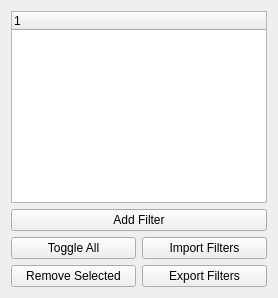
                <widget class="QWidget" name="tab_2">
                 <attribute name="title">
                  <string>Filter Options</string>
                 </attribute>
                 <layout class="QGridLayout" name="gridLayout_4">
                  <item row="1" column="0">
                   <layout class="QVBoxLayout" name="verticalLayout_5">
                    <item>
                     <widget class="QPushButton" name="AddFilter">
                      <property name="text">
                       <string>Add Filter</string>
                      </property>
                     </widget>
                    </item>
                    <item>
                     <layout class="QGridLayout" name="gridLayout_3">
                      <item row="0" column="1">
                       <widget class="QPushButton" name="ImportFilters">
                        <property name="text">
                         <string>Import Filters</string>
                        </property>
                       </widget>
                      </item>
                      <item row="1" column="0">
                       <widget class="QPushButton" name="RemoveFilters">
                        <property name="text">
                         <string>Remove Selected</string>
                        </property>
                       </widget>
                      </item>
                      <item row="0" column="0">
                       <widget class="QPushButton" name="ToggleFilters">
                        <property name="text">
                         <string>Toggle All</string>
                        </property>
                       </widget>
                      </item>
                      <item row="1" column="1">
                       <widget class="QPushButton" name="ExportFilters">
                        <property name="text">
                         <string>Export Filters</string>
                        </property>
                       </widget>
                      </item>
                     </layout>
                    </item>
                   </layout>
                  </item>
                  <item row="0" column="0">
                   <widget class="QTreeWidget" name="FilterTree">
                    <column>
                     <property name="text">
                      <string notr="true">1</string>
                     </property>
                    </column>
                   </widget>
                  </item>
                 </layout>
                </widget>
